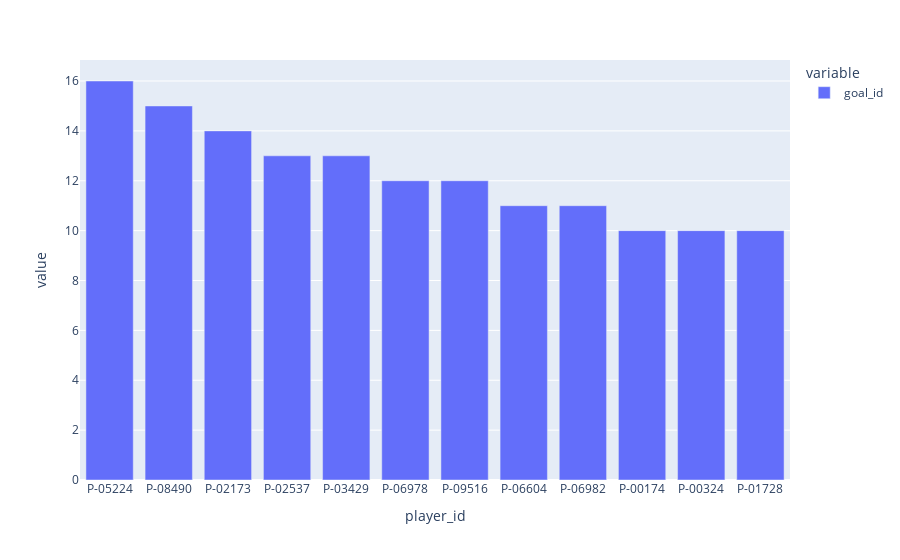

This figure's notebook cell:
### Code cell
player_goals = goals[["player_id", "goal_id"]].groupby("player_id").count().nlargest(12, columns=["goal_id"])
px.bar(player_goals)

### Figure 1 — Plotly figure (JSON) as saved in the notebook; plotly's stock layout.template omitted (floating-point values rounded to 4 significant figures)
{"data": [{"alignmentgroup": "True", "hovertemplate": "variable=goal_id<br>player_id=%{x}<br>value=%{y}<extra></extra>", "legendgroup": "goal_id", "marker": {"color": "#636efa", "pattern": {"shape": ""}}, "name": "goal_id", "offsetgroup": "goal_id", "orientation": "v", "showlegend": true, "textposition": "auto", "type": "bar", "x": ["P-05224", "P-08490", "P-02173", "P-02537", "P-03429", "P-06978", "P-09516", "P-06604", "P-06982", "P-00174", "P-00324", "P-01728"], "xaxis": "x", "y": [16, 15, 14, 13, 13, 12, 12, 11, 11, 10, 10, 10], "yaxis": "y"}], "layout": {"barmode": "relative", "legend": {"title": {"text": "variable"}, "tracegroupgap": 0}, "margin": {"t": 60}, "xaxis": {"anchor": "y", "domain": [0, 1], "title": {"text": "player_id"}}, "yaxis": {"anchor": "x", "domain": [0, 1], "title": {"text": "value"}}}}
